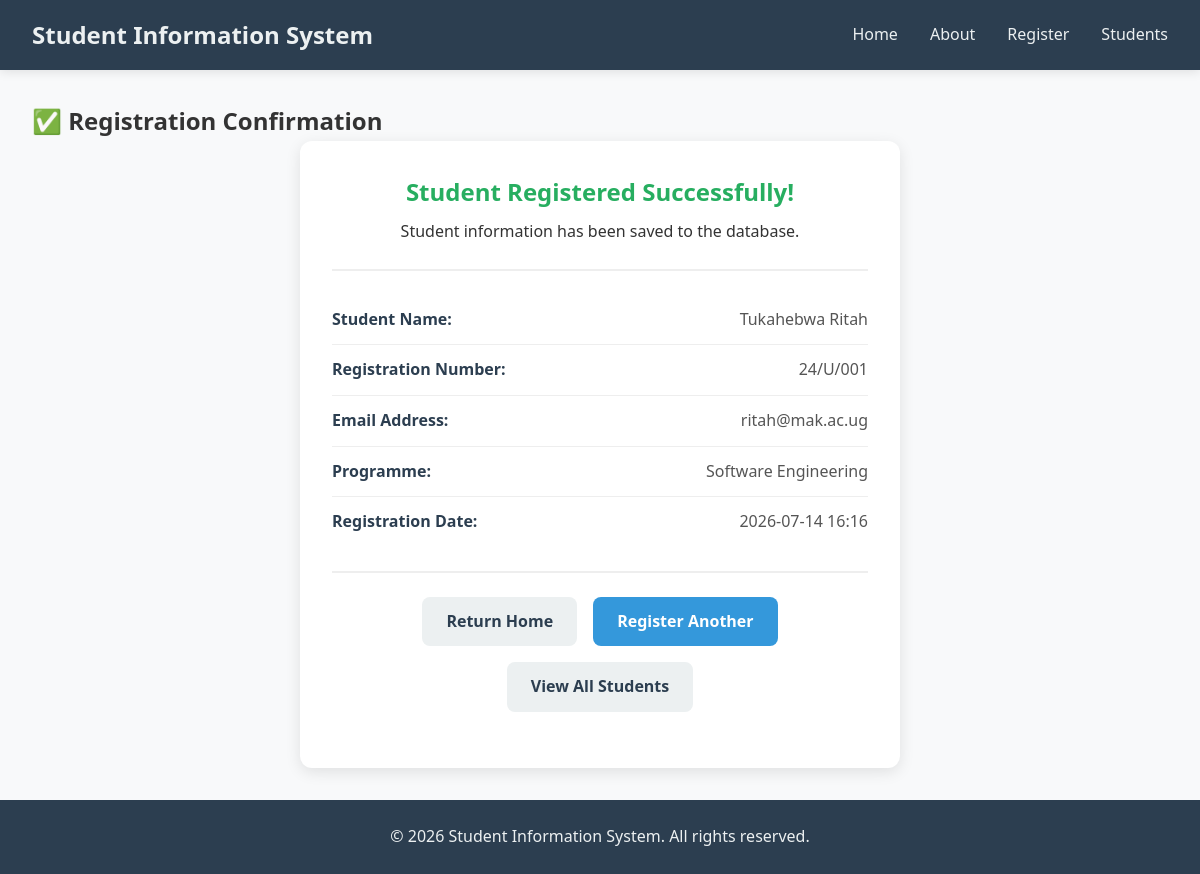
The app's page /student/1, older data.
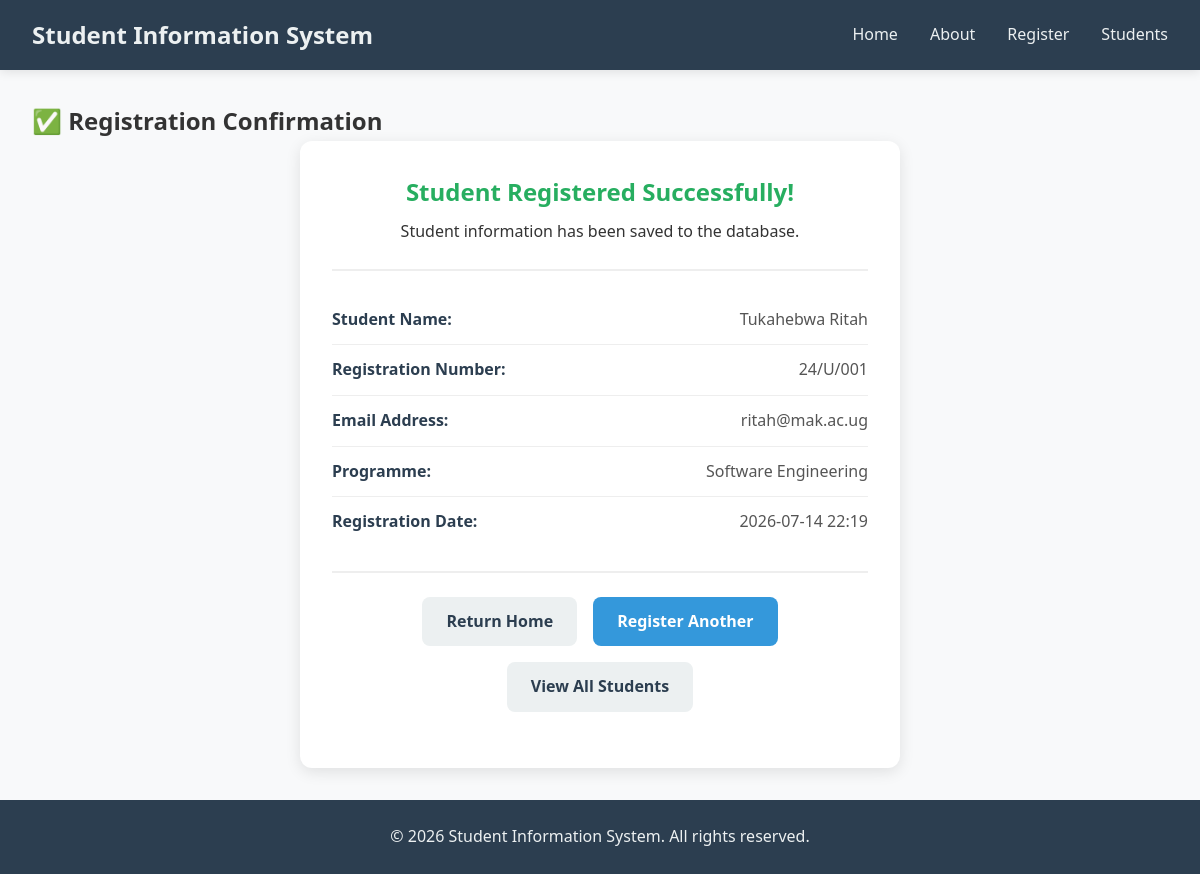
The same page, newer data.
### models.py (models this page shows, shortened)
class Student(db.Model):
    __tablename__ = 'students'
    id = db.Column(db.Integer, primary_key=True)
    student_name = db.Column(db.String(100), nullable=False)
    registration_number = db.Column(db.String(50), unique=True, nullable=False)
    email = db.Column(db.String(100), unique=True, nullable=False)
    programme = db.Column(db.String(100), nullable=False)
    registration_date = db.Column(db.DateTime, default=datetime.utcnow)
    is_active = db.Column(db.Boolean, default=True)

### app.py (the view)
@app.route('/student/<id>')
def student_profile(id):
    students = get_student_by_id(id)
    if students:
        return render_template('confirmation.html', student=students[0])
    else:
        flash('Student not found!', 'error')
        return redirect(url_for('register'))

### database.py (called while the page is built)
def get_student_by_id(id):
    return Student.query.filter_by(id = id).all()

### templates/confirmation.html (shortened to what this page needs)
{% extends "base.html" %}
{% block content %}
    <section class="confirmation-page">
        <h2>✅ Registration Confirmation</h2>
        <div class="confirmation-card">
            <div class="confirmation-header">
                <h3>Student Registered Successfully!</h3>
                <p>Student information has been saved to the database.</p>
            </div>
            <div class="student-details">
                <div class="detail-item">
                    <span class="detail-label">Student Name:</span>
                    <span class="detail-value">{{ student.student_name }}</span>
                </div>
                <div class="detail-item">
                    <span class="detail-label">Registration Number:</span>
                    <span class="detail-value">{{ student.registration_number }}</span>
                </div>
                <div class="detail-item">
                    <span class="detail-label">Email Address:</span>
                    <span class="detail-value">{{ student.email }}</span>
                </div>
                <div class="detail-item">
                    <span class="detail-label">Programme:</span>
                    <span class="detail-value">{{ student.programme }}</span>
                </div>
                <div class="detail-item">
                    <span class="detail-label">Registration Date:</span>
                    <span class="detail-value">{{ student.registration_date.strftime('%Y-%m-%d %H:%M') }}</span>
                </div>
            </div>
            <div class="confirmation-actions">
                <a href="{{ url_for('home') }}" class="btn btn-secondary">Return Home</a>
                <a href="{{ url_for('register') }}" class="btn btn-primary">Register Another</a>
                <a href="{{ url_for('students_list') }}" class="btn btn-secondary">View All Students</a>
            </div>
        </div>
    </section>
{% endblock %}

Row changes from the older to the newer data that the page shows:
changed Student "Tukahebwa Ritah": registration_date "2026-07-14 16:16" → "2026-07-14 22:19"
